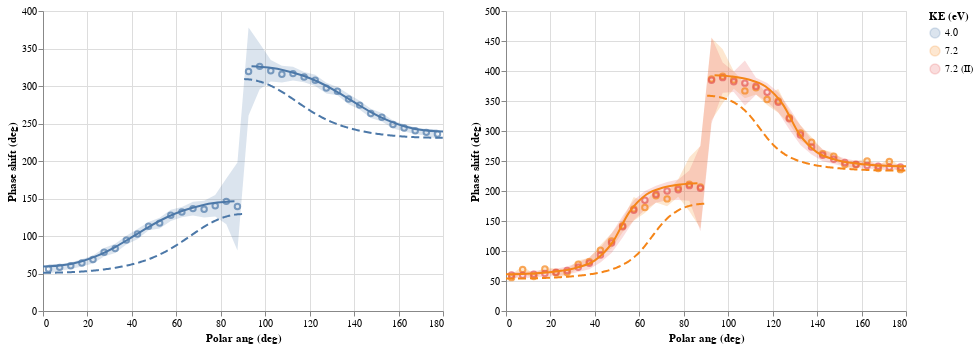

The code cell stored with this chart in its notebook:
### Code cell
base = {k: alt.Chart(data[k]) for k in ("Measured", "TDCASSCF", "Perturb")}

chart = alt.hconcat()
for ke in ("4.0", "7.2"):
    fig = (
        base["Measured"].mark_area(opacity=0.2).encode(
            x="Polar ang (deg):Q",
            y=alt.Y("Phase shift fr (deg):Q", axis=alt.Axis(title="Phase shift (deg)")),
            y2="Phase shift to (deg):Q",
            color=alt.Color("Dataset / KE (eV):N", title="KE (eV)"),
        ).transform_filter(datum["KE (eV)"] == ke)
        + base["Measured"].mark_point().encode(
            x="Polar ang (deg)",
            y="Phase shift (deg)",
            color=alt.Color("Dataset / KE (eV):N", title="KE (eV)"),
        ).transform_filter(datum["KE (eV)"] == ke)
        + base["TDCASSCF"].mark_line(interpolate="monotone").encode(
            x="Polar ang (deg):Q",
            y="Phase shift (deg):Q",
            color="KE (eV):N",
        ).transform_filter(datum["KE (eV)"] == ke)
        + base["Perturb"].mark_line(interpolate="monotone", strokeDash=[8, 4]).encode(
            x="Polar ang (deg)",
            y="Phase shift (deg)",
            color="KE (eV):N",
        ).transform_filter(datum["KE (eV)"] == ke)
    )
    chart = chart | fig
chart

### Figure 1 — Vega-Lite specification as saved in the notebook (floating-point values rounded to 4 significant figures; data arrays with more than 128 entries replaced by an {"elided": "..."} marker saying what was removed)
{"$schema": "https://vega.github.io/schema/vega-lite/v2.6.0.json", "config": {"view": {"height": 300, "width": 400}}, "datasets": {"data-67ccd33659e77c8ffe51505858adc547": [{"Amp": 0.003255, "Config": "sum[m]", "Cosine": 1, "Group": "G1430", "KE (eV)": "4.0", "Phase shift (deg)": 59.22, "Phase shift (rad)": 1.034, "Photon energy (eV)": 14.3, "Polar ang (deg)": 0, "Polar ang (rad)": 0, "Rel amp": 1, "Rel phase shift (rad)": 0}, {"Amp": 0.003151, "Config": "sum[m]", "Cosine": 1, "Group": "G1430", "KE (eV)": "4.0", "Phase shift (deg)": 61.23, "Phase shift (rad)": 1.069, "Photon energy (eV)": 14.3, "Polar ang (deg)": 9.344, "Polar ang (rad)": 0.1631, "Rel amp": 0.9979, "Rel phase shift (rad)": 0}, {"Amp": 0.002927, "Config": "sum[m]", "Cosine": 1, "Group": "G1430", "KE (eV)": "4.0", "Phase shift (deg)": 66.11, "Phase shift (rad)": 1.154, "Photon energy (eV)": 14.3, "Polar ang (deg)": 17.11, "Polar ang (rad)": 0.2986, "Rel amp": 0.9974, "Rel phase shift (rad)": 0}, {"Amp": 0.002637, "Config": "sum[m]", "Cosine": 1, "Group": "G1430", "KE (eV)": "4.0", "Phase shift (deg)": 74.11, "Phase shift (rad)": 1.294, "Photon energy (eV)": 14.3, "Polar ang (deg)": 24.81, "Polar ang (rad)": 0.433, "Rel amp": 0.9952, "Rel phase shift (rad)": 0}, {"Amp": 0.002348, "Config": "sum[m]", "Cosine": 1, "Group": "G1430", "KE (eV)": "4.0", "Phase shift (deg)": 85.26, "Phase shift (rad)": 1.488, "Photon energy (eV)": 14.3, "Polar ang (deg)": 32.49, "Polar ang (rad)": 0.5671, "Rel amp": 0.7511, "Rel phase shift (rad)": 0}, {"Amp": 0.002113, "Config": "sum[m]", "Cosine": 1, "Group": "G1430", "KE (eV)": "4.0", "Phase shift (deg)": 98.73, "Phase shift (rad)": 1.723, "Photon energy (eV)": 14.3, "Polar ang (deg)": 40.17, "Polar ang (rad)": 0.701, "Rel amp": 0.6886, "Rel phase shift (rad)": 0}, {"Amp": 0.001941, "Config": "sum[m]", "Cosine": 1, "Group": "G1430", "KE (eV)": "4.0", "Phase shift (deg)": 112.5, "Phase shift (rad)": 1.964, "Photon energy (eV)": 14.3, "Polar ang (deg)": 47.84, "Polar ang (rad)": 0.8349, "Rel amp": 0.8821, "Rel phase shift (rad)": 0}, {"Amp": 0.001783, "Config": "sum[m]", "Cosine": 1, "Group": "G1430", "KE (eV)": "4.0", "Phase shift (deg)": 124.6, "Phase shift (rad)": 2.175, "Photon energy (eV)": 14.3, "Polar ang (deg)": 55.51, "Polar ang (rad)": 0.9687, "Rel amp": 0.8815, "Rel phase shift (rad)": 0}, {"Amp": 0.001567, "Config": "sum[m]", "Cosine": 1, "Group": "G1430", "KE (eV)": "4.0", "Phase shift (deg)": 134.0, "Phase shift (rad)": 2.338, "Photon energy (eV)": 14.3, "Polar ang (deg)": 63.17, "Polar ang (rad)": 1.103, "Rel amp": 0.4442, "Rel phase shift (rad)": 0}, {"Amp": 0.001245, "Config": "sum[m]", "Cosine": 1, "Group": "G1430", "KE (eV)": "4.0", "Phase shift (deg)": 140.5, "Phase shift (rad)": 2.452, "Photon energy (eV)": 14.3, "Polar ang (deg)": 70.84, "Polar ang (rad)": 1.236, "Rel amp": 0.2954, "Rel phase shift (rad)": 0}, {"Amp": 0.0008064, "Config": "sum[m]", "Cosine": 1, "Group": "G1430", "KE (eV)": "4.0", "Phase shift (deg)": 144.5, "Phase shift (rad)": 2.522, "Photon energy (eV)": 14.3, "Polar ang (deg)": 78.5, "Polar ang (rad)": 1.37, "Rel amp": 0.2371, "Rel phase shift (rad)": 0}, {"Amp": 0.0002796, "Config": "sum[m]", "Cosine": 1, "Group": "G1430", "KE (eV)": "4.0", "Phase shift (deg)": 146.5, "Phase shift (rad)": 2.556, "Photon energy (eV)": 14.3, "Polar ang (deg)": 86.17, "Polar ang (rad)": 1.504, "Rel amp": 0.2149, "Rel phase shift (rad)": 0}, {"Amp": 0, "Config": "sum[m]", "Cosine": null, "Group": "G1430", "KE (eV)": "4.0", "Phase shift (deg)": null, "Phase shift (rad)": null, "Photon energy (eV)": 14.3, "Polar ang (deg)": 90, "Polar ang (rad)": 1.571, "Rel amp": 0, "Rel phase shift (rad)": null}, {"Amp": 0.0002796, "Config": "sum[m]", "Cosine": 1, "Group": "G1430", "KE (eV)": "4.0", "Phase shift (deg)": 326.5, "Phase shift (rad)": 5.698, "Photon energy (eV)": 14.3, "Polar ang (deg)": 93.83, "Polar ang (rad)": 1.638, "Rel amp": 0.2149, "Rel phase shift (rad)": 0}, {"Amp": 0.0008064, "Config": "sum[m]", "Cosine": 1, "Group": "G1430", "KE (eV)": "4.0", "Phase shift (deg)": 324.5, "Phase shift (rad)": 5.664, "Photon energy (eV)": 14.3, "Polar ang (deg)": 101.5, "Polar ang (rad)": 1.771, "Rel amp": 0.2371, "Rel phase shift (rad)": 0}, {"Amp": 0.001245, "Config": "sum[m]", "Cosine": 1, "Group": "G1430", "KE (eV)": "4.0", "Phase shift (deg)": 320.5, "Phase shift (rad)": 5.593, "Photon energy (eV)": 14.3, "Polar ang (deg)": 109.2, "Polar ang (rad)": 1.905, "Rel amp": 0.2954, "Rel phase shift (rad)": 0}, {"Amp": 0.001567, "Config": "sum[m]", "Cosine": 1, "Group": "G1430", "KE (eV)": "4.0", "Phase shift (deg)": 314.0, "Phase shift (rad)": 5.48, "Photon energy (eV)": 14.3, "Polar ang (deg)": 116.8, "Polar ang (rad)": 2.039, "Rel amp": 0.4442, "Rel phase shift (rad)": 0}, {"Amp": 0.001783, "Config": "sum[m]", "Cosine": 1, "Group": "G1430", "KE (eV)": "4.0", "Phase shift (deg)": 304.6, "Phase shift (rad)": 5.317, "Photon energy (eV)": 14.3, "Polar ang (deg)": 124.5, "Polar ang (rad)": 2.173, "Rel amp": 0.8815, "Rel phase shift (rad)": 0}, {"Amp": 0.001941, "Config": "sum[m]", "Cosine": 1, "Group": "G1430", "KE (eV)": "4.0", "Phase shift (deg)": 292.5, "Phase shift (rad)": 5.106, "Photon energy (eV)": 14.3, "Polar ang (deg)": 132.2, "Polar ang (rad)": 2.307, "Rel amp": 0.8821, "Rel phase shift (rad)": 0}, {"Amp": 0.002113, "Config": "sum[m]", "Cosine": 1, "Group": "G1430", "KE (eV)": "4.0", "Phase shift (deg)": 278.7, "Phase shift (rad)": 4.865, "Photon energy (eV)": 14.3, "Polar ang (deg)": 139.8, "Polar ang (rad)": 2.441, "Rel amp": 0.6886, "Rel phase shift (rad)": 0}, {"Amp": 0.002348, "Config": "sum[m]", "Cosine": 1, "Group": "G1430", "KE (eV)": "4.0", "Phase shift (deg)": 265.3, "Phase shift (rad)": 4.63, "Photon energy (eV)": 14.3, "Polar ang (deg)": 147.5, "Polar ang (rad)": 2.575, "Rel amp": 0.7511, "Rel phase shift (rad)": 0}, {"Amp": 0.002637, "Config": "sum[m]", "Cosine": 1, "Group": "G1430", "KE (eV)": "4.0", "Phase shift (deg)": 254.1, "Phase shift (rad)": 4.435, "Photon energy (eV)": 14.3, "Polar ang (deg)": 155.2, "Polar ang (rad)": 2.709, "Rel amp": 0.9952, "Rel phase shift (rad)": 0}, {"Amp": 0.002927, "Config": "sum[m]", "Cosine": 1, "Group": "G1430", "KE (eV)": "4.0", "Phase shift (deg)": 246.1, "Phase shift (rad)": 4.295, "Photon energy (eV)": 14.3, "Polar ang (deg)": 162.9, "Polar ang (rad)": 2.843, "Rel amp": 0.9974, "Rel phase shift (rad)": 0}, {"Amp": 0.003151, "Config": "sum[m]", "Cosine": 1, "Group": "G1430", "KE (eV)": "4.0", "Phase shift (deg)": 241.2, "Phase shift (rad)": 4.21, "Photon energy (eV)": 14.3, "Polar ang (deg)": 170.7, "Polar ang (rad)": 2.978, "Rel amp": 0.9979, "Rel phase shift (rad)": 0}, {"Amp": 0.003255, "Config": "sum[m]", "Cosine": 1, "Group": "G1430", "KE (eV)": "4.0", "Phase shift (deg)": 239.2, "Phase shift (rad)": 4.175, "Photon energy (eV)": 14.3, "Polar ang (deg)": 180.0, "Polar ang (rad)": 3.142, "Rel amp": 1, "Rel phase shift (rad)": 0}, {"Amp": 0.003513, "Config": "sum[m]", "Cosine": 1, "Group": "G1590", "KE (eV)": "7.2", "Phase shift (deg)": 61.31, "Phase shift (rad)": 1.07, "Photon energy (eV)": 15.9, "Polar ang (deg)": 0, "Polar ang (rad)": 0, "Rel amp": 1, "Rel phase shift (rad)": 0}, {"Amp": 0.003351, "Config": "sum[m]", "Cosine": 1, "Group": "G1590", "KE (eV)": "7.2", "Phase shift (deg)": 61.99, "Phase shift (rad)": 1.082, "Photon energy (eV)": 15.9, "Polar ang (deg)": 9.344, "Polar ang (rad)": 0.1631, "Rel amp": 0.9986, "Rel phase shift (rad)": 0}, {"Amp": 0.002984, "Config": "sum[m]", "Cosine": 1, "Group": "G1590", "KE (eV)": "7.2", "Phase shift (deg)": 63.71, "Phase shift (rad)": 1.112, "Photon energy (eV)": 15.9, "Polar ang (deg)": 17.11, "Polar ang (rad)": 0.2986, "Rel amp": 0.9957, "Rel phase shift (rad)": 0}, {"Amp": 0.00245, "Config": "sum[m]", "Cosine": 1, "Group": "G1590", "KE (eV)": "7.2", "Phase shift (deg)": 66.91, "Phase shift (rad)": 1.168, "Photon energy (eV)": 15.9, "Polar ang (deg)": 24.81, "Polar ang (rad)": 0.433, "Rel amp": 0.9925, "Rel phase shift (rad)": 0}, {"Amp": 0.001812, "Config": "sum[m]", "Cosine": 1, "Group": "G1590", "KE (eV)": "7.2", "Phase shift (deg)": 72.75, "Phase shift (rad)": 1.27, "Photon energy (eV)": 15.9, "Polar ang (deg)": 32.49, "Polar ang (rad)": 0.5671, "Rel amp": 0.9936, "Rel phase shift (rad)": 0}, {"Amp": 0.001164, "Config": "sum[m]", "Cosine": 1, "Group": "G1590", "KE (eV)": "7.2", "Phase shift (deg)": 84.72, "Phase shift (rad)": 1.479, "Photon energy (eV)": 15.9, "Polar ang (deg)": 40.17, "Polar ang (rad)": 0.701, "Rel amp": 0.9961, "Rel phase shift (rad)": 0}, {"Amp": 0.000664, "Config": "sum[m]", "Cosine": 1, "Group": "G1590", "KE (eV)": "7.2", "Phase shift (deg)": 113.9, "Phase shift (rad)": 1.988, "Photon energy (eV)": 15.9, "Polar ang (deg)": 47.84, "Polar ang (rad)": 0.8349, "Rel amp": 0.9567, "Rel phase shift (rad)": 0}, {"Amp": 0.0005571, "Config": "sum[m]", "Cosine": 1, "Group": "G1590", "KE (eV)": "7.2", "Phase shift (deg)": 164.9, "Phase shift (rad)": 2.878, "Photon energy (eV)": 15.9, "Polar ang (deg)": 55.51, "Polar ang (rad)": 0.9687, "Rel amp": 0.7186, "Rel phase shift (rad)": 0}, {"Amp": 0.0006808, "Config": "sum[m]", "Cosine": 1, "Group": "G1590", "KE (eV)": "7.2", "Phase shift (deg)": 194.2, "Phase shift (rad)": 3.39, "Photon energy (eV)": 15.9, "Polar ang (deg)": 63.17, "Polar ang (rad)": 1.103, "Rel amp": 0.4484, "Rel phase shift (rad)": 0}, {"Amp": 0.0006909, "Config": "sum[m]", "Cosine": 1, "Group": "G1590", "KE (eV)": "7.2", "Phase shift (deg)": 205.8, "Phase shift (rad)": 3.592, "Photon energy (eV)": 15.9, "Polar ang (deg)": 70.84, "Polar ang (rad)": 1.236, "Rel amp": 0.3715, "Rel phase shift (rad)": 0}, {"Amp": 0.0005128, "Config": "sum[m]", "Cosine": 1, "Group": "G1590", "KE (eV)": "7.2", "Phase shift (deg)": 210.9, "Phase shift (rad)": 3.68, "Photon energy (eV)": 15.9, "Polar ang (deg)": 78.5, "Polar ang (rad)": 1.37, "Rel amp": 0.3374, "Rel phase shift (rad)": 0}, {"Amp": 0.0001889, "Config": "sum[m]", "Cosine": 1, "Group": "G1590", "KE (eV)": "7.2", "Phase shift (deg)": 212.9, "Phase shift (rad)": 3.715, "Photon energy (eV)": 15.9, "Polar ang (deg)": 86.17, "Polar ang (rad)": 1.504, "Rel amp": 0.3232, "Rel phase shift (rad)": 0}, {"Amp": 0, "Config": "sum[m]", "Cosine": null, "Group": "G1590", "KE (eV)": "7.2", "Phase shift (deg)": null, "Phase shift (rad)": null, "Photon energy (eV)": 15.9, "Polar ang (deg)": 90, "Polar ang (rad)": 1.571, "Rel amp": 0, "Rel phase shift (rad)": null}, {"Amp": 0.0001889, "Config": "sum[m]", "Cosine": 1, "Group": "G1590", "KE (eV)": "7.2", "Phase shift (deg)": 392.9, "Phase shift (rad)": 6.857, "Photon energy (eV)": 15.9, "Polar ang (deg)": 93.83, "Polar ang (rad)": 1.638, "Rel amp": 0.3232, "Rel phase shift (rad)": 0}, {"Amp": 0.0005128, "Config": "sum[m]", "Cosine": 1, "Group": "G1590", "KE (eV)": "7.2", "Phase shift (deg)": 390.9, "Phase shift (rad)": 6.822, "Photon energy (eV)": 15.9, "Polar ang (deg)": 101.5, "Polar ang (rad)": 1.771, "Rel amp": 0.3374, "Rel phase shift (rad)": 0}, {"Amp": 0.0006909, "Config": "sum[m]", "Cosine": 1, "Group": "G1590", "KE (eV)": "7.2", "Phase shift (deg)": 385.8, "Phase shift (rad)": 6.734, "Photon energy (eV)": 15.9, "Polar ang (deg)": 109.2, "Polar ang (rad)": 1.905, "Rel amp": 0.3715, "Rel phase shift (rad)": 0}, {"Amp": 0.0006808, "Config": "sum[m]", "Cosine": 1, "Group": "G1590", "KE (eV)": "7.2", "Phase shift (deg)": 374.2, "Phase shift (rad)": 6.532, "Photon energy (eV)": 15.9, "Polar ang (deg)": 116.8, "Polar ang (rad)": 2.039, "Rel amp": 0.4484, "Rel phase shift (rad)": 0}, {"Amp": 0.0005571, "Config": "sum[m]", "Cosine": 1, "Group": "G1590", "KE (eV)": "7.2", "Phase shift (deg)": 344.9, "Phase shift (rad)": 6.019, "Photon energy (eV)": 15.9, "Polar ang (deg)": 124.5, "Polar ang (rad)": 2.173, "Rel amp": 0.7186, "Rel phase shift (rad)": 0}, {"Amp": 0.000664, "Config": "sum[m]", "Cosine": 1, "Group": "G1590", "KE (eV)": "7.2", "Phase shift (deg)": 293.9, "Phase shift (rad)": 5.13, "Photon energy (eV)": 15.9, "Polar ang (deg)": 132.2, "Polar ang (rad)": 2.307, "Rel amp": 0.9567, "Rel phase shift (rad)": 0}, {"Amp": 0.001164, "Config": "sum[m]", "Cosine": 1, "Group": "G1590", "KE (eV)": "7.2", "Phase shift (deg)": 264.7, "Phase shift (rad)": 4.62, "Photon energy (eV)": 15.9, "Polar ang (deg)": 139.8, "Polar ang (rad)": 2.441, "Rel amp": 0.9961, "Rel phase shift (rad)": 0}, {"Amp": 0.001812, "Config": "sum[m]", "Cosine": 1, "Group": "G1590", "KE (eV)": "7.2", "Phase shift (deg)": 252.8, "Phase shift (rad)": 4.411, "Photon energy (eV)": 15.9, "Polar ang (deg)": 147.5, "Polar ang (rad)": 2.575, "Rel amp": 0.9936, "Rel phase shift (rad)": 0}, {"Amp": 0.00245, "Config": "sum[m]", "Cosine": 1, "Group": "G1590", "KE (eV)": "7.2", "Phase shift (deg)": 246.9, "Phase shift (rad)": 4.309, "Photon energy (eV)": 15.9, "Polar ang (deg)": 155.2, "Polar ang (rad)": 2.709, "Rel amp": 0.9925, "Rel phase shift (rad)": 0}, {"Amp": 0.002984, "Config": "sum[m]", "Cosine": 1, "Group": "G1590", "KE (eV)": "7.2", "Phase shift (deg)": 243.7, "Phase shift (rad)": 4.254, "Photon energy (eV)": 15.9, "Polar ang (deg)": 162.9, "Polar ang (rad)": 2.843, "Rel amp": 0.9957, "Rel phase shift (rad)": 0}, {"Amp": 0.003351, "Config": "sum[m]", "Cosine": 1, "Group": "G1590", "KE (eV)": "7.2", "Phase shift (deg)": 242.0, "Phase shift (rad)": 4.223, "Photon energy (eV)": 15.9, "Polar ang (deg)": 170.7, "Polar ang (rad)": 2.978, "Rel amp": 0.9986, "Rel phase shift (rad)": 0}, {"Amp": 0.003513, "Config": "sum[m]", "Cosine": 1, "Group": "G1590", "KE (eV)": "7.2", "Phase shift (deg)": 241.3, "Phase shift (rad)": 4.212, "Photon energy (eV)": 15.9, "Polar ang (deg)": 180.0, "Polar ang (rad)": 3.142, "Rel amp": 1, "Rel phase shift (rad)": 0}, {"Amp": 0.003387, "Config": "sum[m]", "Cosine": 1, "Group": "G1910", "KE (eV)": "13.6", "Phase shift (deg)": 64.38, "Phase shift (rad)": 1.124, "Photon energy (eV)": 19.1, "Polar ang (deg)": 0, "Polar ang (rad)": 0, "Rel amp": 1, "Rel phase shift (rad)": 0}, {"Amp": 0.003253, "Config": "sum[m]", "Cosine": 1, "Group": "G1910", "KE (eV)": "13.6", "Phase shift (deg)": 65.16, "Phase shift (rad)": 1.137, "Photon energy (eV)": 19.1, "Polar ang (deg)": 9.344, "Polar ang (rad)": 0.1631, "Rel amp": 0.9989, "Rel phase shift (rad)": 0}, {"Amp": 0.002955, "Config": "sum[m]", "Cosine": 1, "Group": "G1910", "KE (eV)": "13.6", "Phase shift (deg)": 67.12, "Phase shift (rad)": 1.171, "Photon energy (eV)": 19.1, "Polar ang (deg)": 17.11, "Polar ang (rad)": 0.2986, "Rel amp": 0.997, "Rel phase shift (rad)": 0}, {"Amp": 0.00254, "Config": "sum[m]", "Cosine": 1, "Group": "G1910", "KE (eV)": "13.6", "Phase shift (deg)": 70.55, "Phase shift (rad)": 1.231, "Photon energy (eV)": 19.1, "Polar ang (deg)": 24.81, "Polar ang (rad)": 0.433, "Rel amp": 0.9969, "Rel phase shift (rad)": 0}, {"Amp": 0.002067, "Config": "sum[m]", "Cosine": 1, "Group": "G1910", "KE (eV)": "13.6", "Phase shift (deg)": 76.0, "Phase shift (rad)": 1.326, "Photon energy (eV)": 19.1, "Polar ang (deg)": 32.49, "Polar ang (rad)": 0.5671, "Rel amp": 0.9996, "Rel phase shift (rad)": 0}, {"Amp": 0.001604, "Config": "sum[m]", "Cosine": 1, "Group": "G1910", "KE (eV)": "13.6", "Phase shift (deg)": 84.24, "Phase shift (rad)": 1.47, "Photon energy (eV)": 19.1, "Polar ang (deg)": 40.17, "Polar ang (rad)": 0.701, "Rel amp": 0.8321, "Rel phase shift (rad)": 0}, {"Amp": 0.001209, "Config": "sum[m]", "Cosine": 1, "Group": "G1910", "KE (eV)": "13.6", "Phase shift (deg)": 95.99, "Phase shift (rad)": 1.675, "Photon energy (eV)": 19.1, "Polar ang (deg)": 47.84, "Polar ang (rad)": 0.8349, "Rel amp": 0.7565, "Rel phase shift (rad)": 0}, {"Amp": 0.0009136, "Config": "sum[m]", "Cosine": 1, "Group": "G1910", "KE (eV)": "13.6", "Phase shift (deg)": 110.8, "Phase shift (rad)": 1.934, "Photon energy (eV)": 19.1, "Polar ang (deg)": 55.51, "Polar ang (rad)": 0.9687, "Rel amp": 0.9057, "Rel phase shift (rad)": 0}, {"Amp": 0.000703, "Config": "sum[m]", "Cosine": 1, "Group": "G1910", "KE (eV)": "13.6", "Phase shift (deg)": 126.2, "Phase shift (rad)": 2.203, "Photon energy (eV)": 19.1, "Polar ang (deg)": 63.17, "Polar ang (rad)": 1.103, "Rel amp": 0.8329, "Rel phase shift (rad)": 0}, {"Amp": 0.0005252, "Config": "sum[m]", "Cosine": 1, "Group": "G1910", "KE (eV)": "13.6", "Phase shift (deg)": 138.7, "Phase shift (rad)": 2.422, "Photon energy (eV)": 19.1, "Polar ang (deg)": 70.84, "Polar ang (rad)": 1.236, "Rel amp": 0.4071, "Rel phase shift (rad)": 0}, {"Amp": 0.0003337, "Config": "sum[m]", "Cosine": 1, "Group": "G1910", "KE (eV)": "13.6", "Phase shift (deg)": 146.9, "Phase shift (rad)": 2.564, "Photon energy (eV)": 19.1, "Polar ang (deg)": 78.5, "Polar ang (rad)": 1.37, "Rel amp": 0.2871, "Rel phase shift (rad)": 0}, {"Amp": 0.0001153, "Config": "sum[m]", "Cosine": 1, "Group": "G1910", "KE (eV)": "13.6", "Phase shift (deg)": 150.8, "Phase shift (rad)": 2.632, "Photon energy (eV)": 19.1, "Polar ang (deg)": 86.17, "Polar ang (rad)": 1.504, "Rel amp": 0.2489, "Rel phase shift (rad)": 0}, {"Amp": 0, "Config": "sum[m]", "Cosine": null, "Group": "G1910", "KE (eV)": "13.6", "Phase shift (deg)": null, "Phase shift (rad)": null, "Photon energy (eV)": 19.1, "Polar ang (deg)": 90, "Polar ang (rad)": 1.571, "Rel amp": 0, "Rel phase shift (rad)": null}, {"Amp": 0.0001153, "Config": "sum[m]", "Cosine": 1, "Group": "G1910", "KE (eV)": "13.6", "Phase shift (deg)": 330.8, "Phase shift (rad)": 5.774, "Photon energy (eV)": 19.1, "Polar ang (deg)": 93.83, "Polar ang (rad)": 1.638, "Rel amp": 0.2489, "Rel phase shift (rad)": 0}, {"Amp": 0.0003337, "Config": "sum[m]", "Cosine": 1, "Group": "G1910", "KE (eV)": "13.6", "Phase shift (deg)": 326.9, "Phase shift (rad)": 5.706, "Photon energy (eV)": 19.1, "Polar ang (deg)": 101.5, "Polar ang (rad)": 1.771, "Rel amp": 0.2871, "Rel phase shift (rad)": 0}, {"Amp": 0.0005252, "Config": "sum[m]", "Cosine": 1, "Group": "G1910", "KE (eV)": "13.6", "Phase shift (deg)": 318.7, "Phase shift (rad)": 5.563, "Photon energy (eV)": 19.1, "Polar ang (deg)": 109.2, "Polar ang (rad)": 1.905, "Rel amp": 0.4071, "Rel phase shift (rad)": 0}, {"Amp": 0.000703, "Config": "sum[m]", "Cosine": 1, "Group": "G1910", "KE (eV)": "13.6", "Phase shift (deg)": 306.2, "Phase shift (rad)": 5.344, "Photon energy (eV)": 19.1, "Polar ang (deg)": 116.8, "Polar ang (rad)": 2.039, "Rel amp": 0.8329, "Rel phase shift (rad)": 0}, {"Amp": 0.0009136, "Config": "sum[m]", "Cosine": 1, "Group": "G1910", "KE (eV)": "13.6", "Phase shift (deg)": 290.8, "Phase shift (rad)": 5.076, "Photon energy (eV)": 19.1, "Polar ang (deg)": 124.5, "Polar ang (rad)": 2.173, "Rel amp": 0.9057, "Rel phase shift (rad)": 0}, {"Amp": 0.001209, "Config": "sum[m]", "Cosine": 1, "Group": "G1910", "KE (eV)": "13.6", "Phase shift (deg)": 276.0, "Phase shift (rad)": 4.817, "Photon energy (eV)": 19.1, "Polar ang (deg)": 132.2, "Polar ang (rad)": 2.307, "Rel amp": 0.7565, "Rel phase shift (rad)": 0}, {"Amp": 0.001604, "Config": "sum[m]", "Cosine": 1, "Group": "G1910", "KE (eV)": "13.6", "Phase shift (deg)": 264.2, "Phase shift (rad)": 4.612, "Photon energy (eV)": 19.1, "Polar ang (deg)": 139.8, "Polar ang (rad)": 2.441, "Rel amp": 0.8321, "Rel phase shift (rad)": 0}, {"Amp": 0.002067, "Config": "sum[m]", "Cosine": 1, "Group": "G1910", "KE (eV)": "13.6", "Phase shift (deg)": 256.0, "Phase shift (rad)": 4.468, "Photon energy (eV)": 19.1, "Polar ang (deg)": 147.5, "Polar ang (rad)": 2.575, "Rel amp": 0.9996, "Rel phase shift (rad)": 0}, {"Amp": 0.00254, "Config": "sum[m]", "Cosine": 1, "Group": "G1910", "KE (eV)": "13.6", "Phase shift (deg)": 250.6, "Phase shift (rad)": 4.373, "Photon energy (eV)": 19.1, "Polar ang (deg)": 155.2, "Polar ang (rad)": 2.709, "Rel amp": 0.9969, "Rel phase shift (rad)": 0}, {"Amp": 0.002955, "Config": "sum[m]", "Cosine": 1, "Group": "G1910", "KE (eV)": "13.6", "Phase shift (deg)": 247.1, "Phase shift (rad)": 4.313, "Photon energy (eV)": 19.1, "Polar ang (deg)": 162.9, "Polar ang (rad)": 2.843, "Rel amp": 0.997, "Rel phase shift (rad)": 0}, {"Amp": 0.003253, "Config": "sum[m]", "Cosine": 1, "Group": "G1910", "KE (eV)": "13.6", "Phase shift (deg)": 245.2, "Phase shift (rad)": 4.279, "Photon energy (eV)": 19.1, "Polar ang (deg)": 170.7, "Polar ang (rad)": 2.978, "Rel amp": 0.9989, "Rel phase shift (rad)": 0}, {"Amp": 0.003387, "Config": "sum[m]", "Cosine": 1, "Group": "G1910", "KE (eV)": "13.6", "Phase shift (deg)": 244.4, "Phase shift (rad)": 4.265, "Photon energy (eV)": 19.1, "Polar ang (deg)": 180.0, "Polar ang (rad)": 3.142, "Rel amp": 1, "Rel phase shift (rad)": 0}], "data-85b59e495855f87831000f63ee0ff3d5": {"elided": "144 records"}, "data-ebd332770c8f3ac6a05a9bdfacb132da": {"elided": "3476 records"}}, "hconcat": [{"layer": [{"data": {"name": "data-85b59e495855f87831000f63ee0ff3d5"}, "encoding": {"color": {"field": "Dataset / KE (eV)", "title": "KE (eV)", "type": "nominal"}, "x": {"field": "Polar ang (deg)", "type": "quantitative"}, "y": {"axis": {"title": "Phase shift (deg)"}, "field": "Phase shift fr (deg)", "type": "quantitative"}, "y2": {"field": "Phase shift to (deg)", "type": "quantitative"}}, "mark": {"opacity": 0.2, "type": "area"}, "transform": [{"filter": "(datum['KE (eV)'] === '4.0')"}]}, {"data": {"name": "data-85b59e495855f87831000f63ee0ff3d5"}, "encoding": {"color": {"field": "Dataset / KE (eV)", "title": "KE (eV)", "type": "nominal"}, "x": {"field": "Polar ang (deg)", "type": "quantitative"}, "y": {"field": "Phase shift (deg)", "type": "quantitative"}}, "mark": "point", "transform": [{"filter": "(datum['KE (eV)'] === '4.0')"}]}, {"data": {"name": "data-67ccd33659e77c8ffe51505858adc547"}, "encoding": {"color": {"field": "KE (eV)", "type": "nominal"}, "x": {"field": "Polar ang (deg)", "type": "quantitative"}, "y": {"field": "Phase shift (deg)", "type": "quantitative"}}, "mark": {"interpolate": "monotone", "type": "line"}, "transform": [{"filter": "(datum['KE (eV)'] === '4.0')"}]}, {"data": {"name": "data-ebd332770c8f3ac6a05a9bdfacb132da"}, "encoding": {"color": {"field": "KE (eV)", "type": "nominal"}, "x": {"field": "Polar ang (deg)", "type": "quantitative"}, "y": {"field": "Phase shift (deg)", "type": "quantitative"}}, "mark": {"interpolate": "monotone", "strokeDash": [8, 4], "type": "line"}, "transform": [{"filter": "(datum['KE (eV)'] === '4.0')"}]}]}, {"layer": [{"data": {"name": "data-85b59e495855f87831000f63ee0ff3d5"}, "encoding": {"color": {"field": "Dataset / KE (eV)", "title": "KE (eV)", "type": "nominal"}, "x": {"field": "Polar ang (deg)", "type": "quantitative"}, "y": {"axis": {"title": "Phase shift (deg)"}, "field": "Phase shift fr (deg)", "type": "quantitative"}, "y2": {"field": "Phase shift to (deg)", "type": "quantitative"}}, "mark": {"opacity": 0.2, "type": "area"}, "transform": [{"filter": "(datum['KE (eV)'] === '7.2')"}]}, {"data": {"name": "data-85b59e495855f87831000f63ee0ff3d5"}, "encoding": {"color": {"field": "Dataset / KE (eV)", "title": "KE (eV)", "type": "nominal"}, "x": {"field": "Polar ang (deg)", "type": "quantitative"}, "y": {"field": "Phase shift (deg)", "type": "quantitative"}}, "mark": "point", "transform": [{"filter": "(datum['KE (eV)'] === '7.2')"}]}, {"data": {"name": "data-67ccd33659e77c8ffe51505858adc547"}, "encoding": {"color": {"field": "KE (eV)", "type": "nominal"}, "x": {"field": "Polar ang (deg)", "type": "quantitative"}, "y": {"field": "Phase shift (deg)", "type": "quantitative"}}, "mark": {"interpolate": "monotone", "type": "line"}, "transform": [{"filter": "(datum['KE (eV)'] === '7.2')"}]}, {"data": {"name": "data-ebd332770c8f3ac6a05a9bdfacb132da"}, "encoding": {"color": {"field": "KE (eV)", "type": "nominal"}, "x": {"field": "Polar ang (deg)", "type": "quantitative"}, "y": {"field": "Phase shift (deg)", "type": "quantitative"}}, "mark": {"interpolate": "monotone", "strokeDash": [8, 4], "type": "line"}, "transform": [{"filter": "(datum['KE (eV)'] === '7.2')"}]}]}]}
